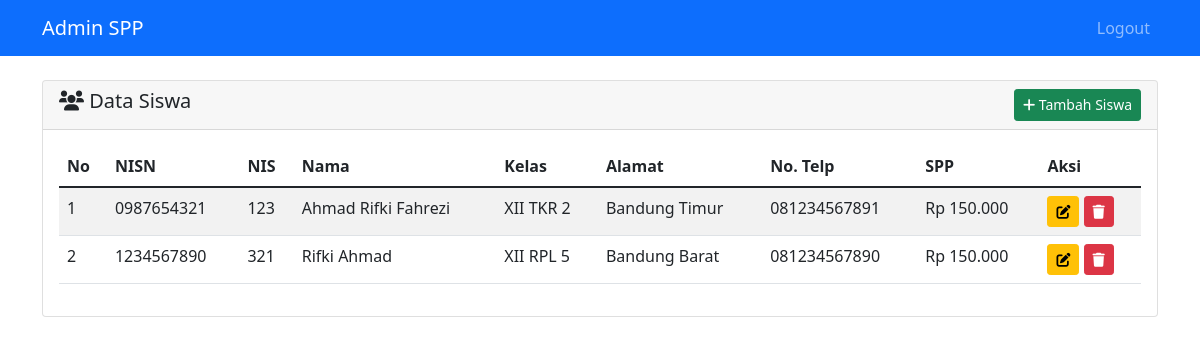
/admin/data-siswa.php (signed in), run on the app's committed database.
### tables this page shows
CREATE TABLE `siswa` (
  `nisn` varchar(10) NOT NULL,
  `nis` varchar(10) NOT NULL,
  `user_id` int(11) NOT NULL,
  `nama` varchar(50) NOT NULL,
  `id_kelas` int(11) NOT NULL,
  `alamat` text,
  `no_telp` varchar(13) DEFAULT NULL,
  `id_spp` int(11) NOT NULL
);

CREATE TABLE `kelas` (
  `id_kelas` int(11) NOT NULL,
  `nama_kelas` varchar(15) NOT NULL,
  `kompetensi_keahlian` varchar(50) NOT NULL
);

CREATE TABLE `spp` (
  `id_spp` int(11) NOT NULL,
  `tahun` year(4) NOT NULL,
  `nominal` int(11) NOT NULL
);

### admin/data-siswa.php (the view, shortened to what this page needs)
<?php
$database = new Database();
$db = $database->getConnection();
$query = "SELECT s.*, k.nama_kelas, k.kompetensi_keahlian, spp.nominal, spp.tahun
          FROM siswa s
          JOIN kelas k ON s.id_kelas = k.id_kelas
          JOIN spp ON s.id_spp = spp.id_spp
          ORDER BY s.nama";
$stmt = $db->prepare($query);
$stmt->execute();
$students = $stmt->fetchAll(PDO::FETCH_ASSOC);
?>
<!DOCTYPE html>
<html lang="id">
<head>
    <link href="https://cdn.jsdelivr.net/npm/bootstrap@5.1.3/dist/css/bootstrap.min.css" rel="stylesheet">
    <link href="https://cdnjs.cloudflare.com/ajax/libs/font-awesome/6.0.0/css/all.min.css" rel="stylesheet">
</head>
<body>
    <nav class="navbar navbar-expand-lg navbar-dark bg-primary">
        <div class="container">
            <a class="navbar-brand" href="dashboard.php">Admin SPP</a>
            <div class="navbar-nav ms-auto">
                <a class="nav-link" href="../auth/logout.php">Logout</a>
            </div>
        </div>
    </nav>
    <div class="container mt-4">
        <div class="card">
            <div class="card-header d-flex justify-content-between">
                <h5><i class="fas fa-users"></i> Data Siswa</h5>
                <a href="tambah-siswa.php" class="btn btn-success btn-sm">
                    <i class="fas fa-plus"></i> Tambah Siswa
                </a>
            </div>
            <div class="card-body">
                <div class="table-responsive">
                    <table class="table table-striped">
                        <thead>
                            <tr>
                                <th>No</th>
                                <th>NISN</th>
                                <th>NIS</th>
                                <th>Nama</th>
                                <th>Kelas</th>
                                <th>Alamat</th>
                                <th>No. Telp</th>
                                <th>SPP</th>
                                <th>Aksi</th>
                            </tr>
                        </thead>
                        <tbody>
                            <?php $no = 1; foreach ($students as $student): ?>
                                <tr>
                                    <td><?= $no++ ?></td>
                                    <td><?= $student['nisn'] ?></td>
                                    <td><?= $student['nis'] ?></td>
                                    <td><?= $student['nama'] ?></td>
                                    <td><?= $student['nama_kelas'] ?></td>
                                    <td><?= $student['alamat'] ?></td>
                                    <td><?= $student['no_telp'] ?></td>
                                    <td>Rp <?= number_format($student['nominal'], 0, ',', '.') ?></td>
                                    <td>
                                        <a href="update-siswa.php?nisn=<?= $student['nisn'] ?>" class="btn btn-warning btn-sm">
                                            <i class="fas fa-edit"></i>
                                        </a>
                                        <a href="hapus-siswa.php?nisn=<?= $student['nisn'] ?>" class="btn btn-danger btn-sm"
                                           onclick="return confirm('Yakin hapus siswa ini?')">
                                            <i class="fas fa-trash"></i>
                                        </a>
                                    </td>
                                </tr>
                            <?php endforeach; ?>
                        </tbody>
                    </table>
                </div>
            </div>
        </div>
    </div>
</body>
</html>

### data on the page
siswa: nisn "0987654321", nis "123", nama "Ahmad Rifki Fahrezi", id_kelas.nama_kelas "XII TKR 2", alamat "Bandung Timur", no_telp "081234567891", id_spp.nominal "150.000"
siswa: nisn "1234567890", nis "321", nama "Rifki Ahmad", id_kelas.nama_kelas "XII RPL 5", alamat "Bandung Barat", no_telp "081234567890", id_spp.nominal "150.000"
